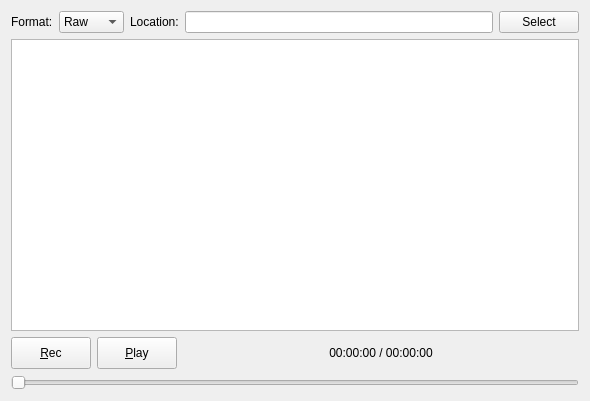
<?xml version="1.0" encoding="UTF-8"?>
<ui version="4.0">
 <class>CIqTool</class>
 <widget class="QDialog" name="CIqTool">
  <property name="geometry">
   <rect>
    <x>0</x>
    <y>0</y>
    <width>590</width>
    <height>401</height>
   </rect>
  </property>
  <property name="sizePolicy">
   <sizepolicy hsizetype="Preferred" vsizetype="Fixed">
    <horstretch>0</horstretch>
    <verstretch>0</verstretch>
   </sizepolicy>
  </property>
  <property name="minimumSize">
   <size>
    <width>0</width>
    <height>32</height>
   </size>
  </property>
  <property name="windowTitle">
   <string>I/Q recording and replay tool</string>
  </property>
  <property name="windowIcon">
   <iconset resource="../../resources/icons.qrc">
    <normaloff>:/icons/icons/signal.svg</normaloff>:/icons/icons/signal.svg</iconset>
  </property>
  <layout class="QVBoxLayout" name="verticalLayout">
   <item>
    <layout class="QHBoxLayout" name="horizontalLayout">
     <item>
      <widget class="QLabel" name="formatLabel">
       <property name="text">
        <string>Format:</string>
       </property>
      </widget>
     </item>
     <item>
      <widget class="QComboBox" name="formatCombo">
       <property name="toolTip">
        <string>File format</string>
       </property>
       <item>
        <property name="text">
         <string>Raw</string>
        </property>
       </item>
       <item>
        <property name="text">
         <string>mkfifo</string>
        </property>
       </item>
       <item>
        <property name="text">
         <string>SigMF</string>
        </property>
       </item>
      </widget>
     </item>
     <item>
      <widget class="QLabel" name="recDirLabel">
       <property name="text">
        <string>Location:</string>
       </property>
      </widget>
     </item>
     <item>
      <widget class="QLineEdit" name="recDirEdit">
       <property name="enabled">
        <bool>true</bool>
       </property>
       <property name="toolTip">
        <string>Enter a different location or use the select button</string>
       </property>
      </widget>
     </item>
     <item>
      <widget class="QPushButton" name="recDirButton">
       <property name="enabled">
        <bool>true</bool>
       </property>
       <property name="sizePolicy">
        <sizepolicy hsizetype="Minimum" vsizetype="Fixed">
         <horstretch>0</horstretch>
         <verstretch>0</verstretch>
        </sizepolicy>
       </property>
       <property name="toolTip">
        <string>Select a different location</string>
       </property>
       <property name="text">
        <string>Select</string>
       </property>
       <property name="autoDefault">
        <bool>false</bool>
       </property>
      </widget>
     </item>
    </layout>
   </item>
   <item>
    <widget class="QListWidget" name="listWidget">
     <property name="alternatingRowColors">
      <bool>true</bool>
     </property>
     <property name="uniformItemSizes">
      <bool>true</bool>
     </property>
    </widget>
   </item>
   <item>
    <layout class="QHBoxLayout" name="horizontalLayout_2">
     <item>
      <widget class="QPushButton" name="recButton">
       <property name="enabled">
        <bool>true</bool>
       </property>
       <property name="minimumSize">
        <size>
         <width>32</width>
         <height>32</height>
        </size>
       </property>
       <property name="maximumSize">
        <size>
         <width>16777215</width>
         <height>16777215</height>
        </size>
       </property>
       <property name="toolTip">
        <string>Record I/Q samples to new file</string>
       </property>
       <property name="text">
        <string>&amp;Rec</string>
       </property>
       <property name="icon">
        <iconset resource="../../resources/icons.qrc">
         <normaloff>:/icons/icons/record.svg</normaloff>:/icons/icons/record.svg</iconset>
       </property>
       <property name="checkable">
        <bool>true</bool>
       </property>
       <property name="autoDefault">
        <bool>false</bool>
       </property>
      </widget>
     </item>
     <item>
      <widget class="QPushButton" name="playButton">
       <property name="minimumSize">
        <size>
         <width>32</width>
         <height>32</height>
        </size>
       </property>
       <property name="maximumSize">
        <size>
         <width>16777215</width>
         <height>16777215</height>
        </size>
       </property>
       <property name="toolTip">
        <string>Start playing selected file</string>
       </property>
       <property name="text">
        <string>&amp;Play</string>
       </property>
       <property name="icon">
        <iconset resource="../../resources/icons.qrc">
         <normaloff>:/icons/icons/play.svg</normaloff>:/icons/icons/play.svg</iconset>
       </property>
       <property name="checkable">
        <bool>true</bool>
       </property>
       <property name="autoDefault">
        <bool>false</bool>
       </property>
      </widget>
     </item>
     <item>
      <spacer name="horizontalSpacer">
       <property name="orientation">
        <enum>Qt::Orientation::Horizontal</enum>
       </property>
       <property name="sizeHint" stdset="0">
        <size>
         <width>40</width>
         <height>20</height>
        </size>
       </property>
      </spacer>
     </item>
     <item>
      <widget class="QLabel" name="timeLabel">
       <property name="text">
        <string>00:00:00 / 00:00:00</string>
       </property>
       <property name="alignment">
        <set>Qt::AlignmentFlag::AlignCenter</set>
       </property>
      </widget>
     </item>
     <item>
      <spacer name="horizontalSpacer_2">
       <property name="orientation">
        <enum>Qt::Orientation::Horizontal</enum>
       </property>
       <property name="sizeHint" stdset="0">
        <size>
         <width>40</width>
         <height>20</height>
        </size>
       </property>
      </spacer>
     </item>
    </layout>
   </item>
   <item>
    <widget class="QSlider" name="slider">
     <property name="toolTip">
      <string>Seek forward and backward in I/Q file</string>
     </property>
     <property name="maximum">
      <number>600</number>
     </property>
     <property name="singleStep">
      <number>10</number>
     </property>
     <property name="pageStep">
      <number>60</number>
     </property>
     <property name="orientation">
      <enum>Qt::Orientation::Horizontal</enum>
     </property>
    </widget>
   </item>
  </layout>
 </widget>
 <resources>
  <include location="../../resources/icons.qrc"/>
 </resources>
 <connections/>
</ui>
